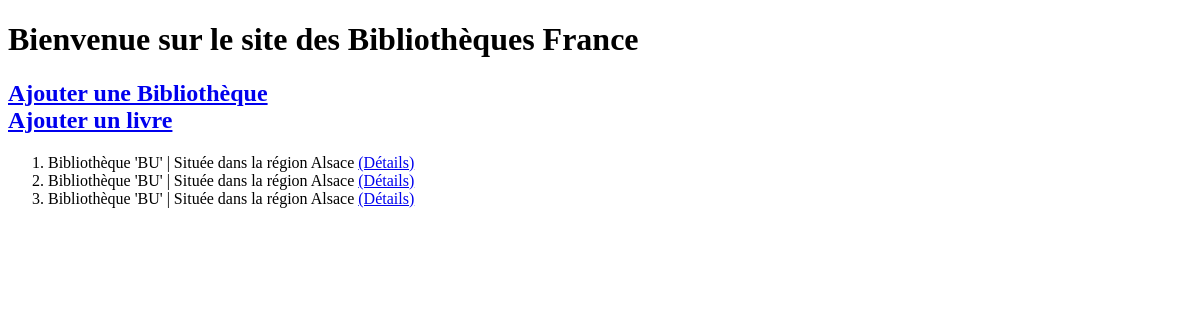
The app's page /livre/accueil/, older data.
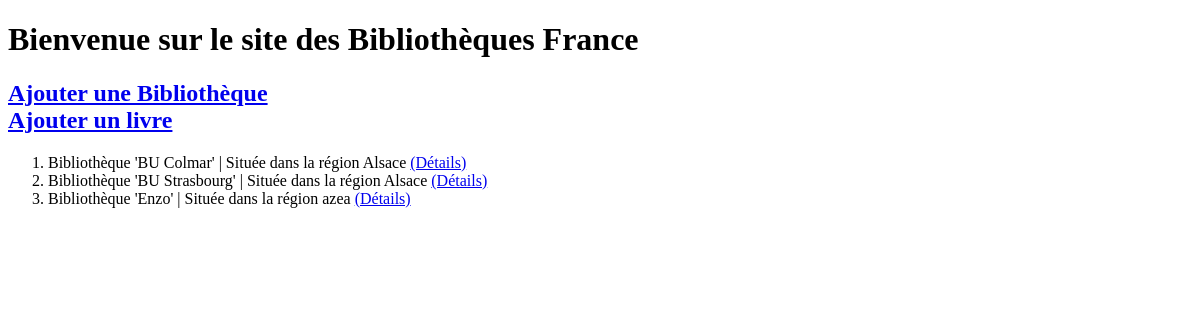
The same page, newer data.
### livre/models.py (models this page shows, shortened)
class Biblio(models.Model):
    nom = models.CharField(max_length=100)
    region = models.CharField(max_length = 100)
    ville = models.CharField(max_length = 100)
    nombre_livre = models.IntegerField(blank=False)
    def __str__(self):
        chaine = f"Bibliothèque '{self.nom}' | Située dans la région {self.region}"
        return chaine

### livre/views.py (the view)
# urls.py: path('accueil/',views.accueilliste),
def accueil(request):
    biblio=list(models.Biblio.objects.all())
    return render(request, "Biblio/accueil.html",{"biblio": biblio})

### livre/templates/Biblio/accueil.html (shortened to what this page needs)
<!DOCTYPE html>
<html lang="en">
<head>
</head>
<body>
<h1>Bienvenue sur le site des Bibliothèques France </h1>
<h2><a href="/livre/formulairebiblio/">Ajouter une Bibliothèque</a><br> <a href="/livre/formulaire/">Ajouter un livre</a></h2>
<ol>
  {% for b in biblio %}
    <li> {{b}} <a href="/livre/affichebiblio/{{b.id}}/">(Détails)</a></li>
  {% endfor %}
</ol>
</body>
</html>

Row changes from the older to the newer data that the page shows:
removed Biblio: nom+region "Bibliothèque 'BU' | Située dans la région Alsace"
removed Biblio: nom+region "Bibliothèque 'BU' | Située dans la région Alsace"
removed Biblio: nom+region "Bibliothèque 'BU' | Située dans la région Alsace"
added Biblio: nom+region "Bibliothèque 'BU Colmar' | Située dans la région Alsace"
added Biblio: nom+region "Bibliothèque 'BU Strasbourg' | Située dans la région Alsace"
added Biblio: nom+region "Bibliothèque 'Enzo' | Située dans la région azea"
